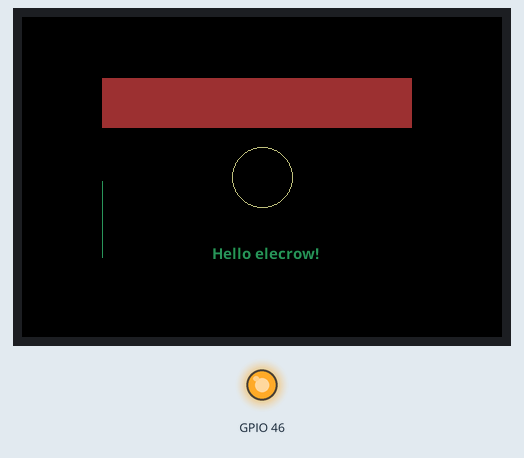
Recording of a sketch running on a simulated ESP32. Parts: 480×320 colour display, output pins drawn as LEDs (lit = HIGH).

Above: at 0.93 s.
At 8.5 s:
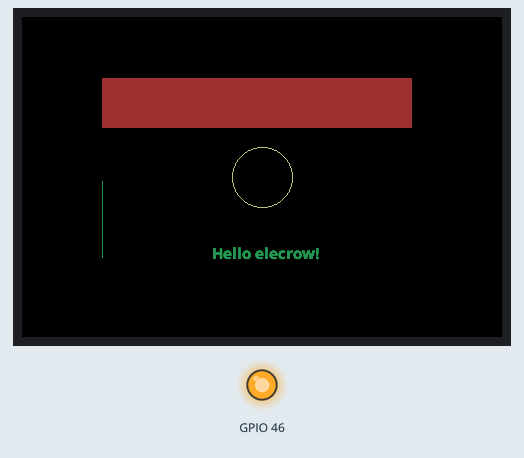

The sketch:

lesson02-1.ino
```cpp
#include "rgbdisplay.h"
#include "Latin_Hiragana_24.h"
#include "NotoSansBold15.h"
#include "NotoSansMonoSCB20.h"

#define latin Latin_Hiragana_24
#define small NotoSansBold15
#define digits NotoSansMonoSCB20

#define c1 0xE73C //white
#define c2 0x18C3  //gray
#define c3 0x9986 //red
#define c4 0x2CAB  //green
#define c5 0xBDEF //gold
#define c6 0xFFFAFA //snow

void setup() {

  pinMode(LCD_CS, OUTPUT);
  pinMode(LCD_BLK, OUTPUT);

  digitalWrite(LCD_CS, LOW);
  digitalWrite(LCD_BLK, HIGH);

  lcd.init();
  lcd.setRotation(1);
  lcd.fillScreen(TFT_WHITE);

  sprite.createSprite(480,320);
}

void loop()
{
  sprite.fillRect(80,61,310,50,0x9986);//绘制一个矩形
  sprite.drawLine(80,164,80,240,0x2CAB);//绘制一条线
  sprite.loadFont(small);
  sprite.setTextColor(c4,c3);
  sprite.drawString("Hello elecrow!",190,230);//书写一段文字
  sprite.drawCircle(240, 160, 30, c5);//绘制一个圆圈
  sprite.pushSprite(0,0);
}
```

rgbdisplay.h
```cpp
#include <LovyanGFX.hpp>

#define LCD_CS -1
#define LCD_BLK 46

class LGFX : public lgfx::LGFX_Device
{
    //lgfx::Panel_ILI9341 _panel_instance;
    lgfx::Panel_ILI9488 _panel_instance;
    lgfx::Bus_Parallel16 _bus_instance; // 8ビットパラレルバスのインスタンス (ESP32のみ)

public:
    // コンストラクタを作成し、ここで各種設定を行います。
    // クラス名を変更した場合はコンストラクタも同じ名前を指定してください。
    LGFX(void)
    {
        {                                      // バス制御の設定を行います。
            auto cfg = _bus_instance.config(); // バス設定用の構造体を取得します。

            // 16位设置
            cfg.port = 0;  // 使用するI2Sポートを選択 (0 or 1) (ESP32のI2S LCDモードを使用します)
            cfg.freq_write = 16000000; // 送信クロック (最大20MHz, 80MHzを整数で割った値に丸められます)
            cfg.pin_wr = 18;           // WR を接続しているピン番号
            cfg.pin_rd = 48;           // RD を接続しているピン番号
            cfg.pin_rs = 45;           // RS(D/C)を接続しているピン番号

            cfg.pin_d0 = 47;
            cfg.pin_d1 = 21;
            cfg.pin_d2 = 14;
            cfg.pin_d3 = 13;
            cfg.pin_d4 = 12;
            cfg.pin_d5 = 11;
            cfg.pin_d6 = 10;
            cfg.pin_d7 = 9;
            cfg.pin_d8 = 3;
            cfg.pin_d9 = 8;
            cfg.pin_d10 = 16;
            cfg.pin_d11 = 15;
            cfg.pin_d12 = 7;
            cfg.pin_d13 = 6;
            cfg.pin_d14 = 5;
            cfg.pin_d15 = 4;

            _bus_instance.config(cfg);              // 設定値をバスに反映します。
            _panel_instance.setBus(&_bus_instance); // バスをパネルにセットします。
        }

        {                                        // 表示パネル制御の設定を行います。
            auto cfg = _panel_instance.config(); // 表示パネル設定用の構造体を取得します。

            cfg.pin_cs = -1;   // CS要拉低
            cfg.pin_rst = -1;  // RST和开发板RST相连
            cfg.pin_busy = -1; // BUSYが接続されているピン番号 (-1 = disable)

            // ※ 以下の設定値はパネル毎に一般的な初期値が設定されていますので、不明な項目はコメントアウトして試してみてください。

            cfg.memory_width = 321;   // ドライバICがサポートしている最大の幅
            cfg.memory_height = 481;  // ドライバICがサポートしている最大の高さ
            cfg.panel_width = 320;    // 実際に表示可能な幅
            cfg.panel_height = 480;   // 実際に表示可能な高さ
            cfg.offset_x = 0;         // パネルのX方向オフセット量
            cfg.offset_y = 0;         // パネルのY方向オフセット量
            cfg.offset_rotation = 0;  // 回転方向の値のオフセット 0~7 (4~7は上下反転)
            cfg.dummy_read_pixel = 8; // ピクセル読出し前のダミーリードのビット数
            cfg.dummy_read_bits = 1;  // ピクセル以外のデータ読出し前のダミーリードのビット数
            cfg.readable = true;      // データ読出しが可能な場合 trueに設定
            cfg.invert = false;       // パネルの明暗が反転してしまう場合 trueに設定
            cfg.rgb_order = false;    // パネルの赤と青が入れ替わってしまう場合 trueに設定
            cfg.dlen_16bit = true;    // データ長を16bit単位で送信するパネルの場合 trueに設定
            cfg.bus_shared = true;    // SDカードとバスを共有している場合 trueに設定(drawJpgFile等でバス制御を行います)

            _panel_instance.config(cfg);
        }

        setPanel(&_panel_instance); // 使用するパネルをセットします。
    }
};

LGFX lcd;
LGFX_Sprite sprite(&lcd);
```

Source omitted: Hiragana_24.h (data table, 330768 bytes), toSansBold15.h (data table, 65732 bytes), ansMonoSCB20.h (data table, 93723 bytes)
